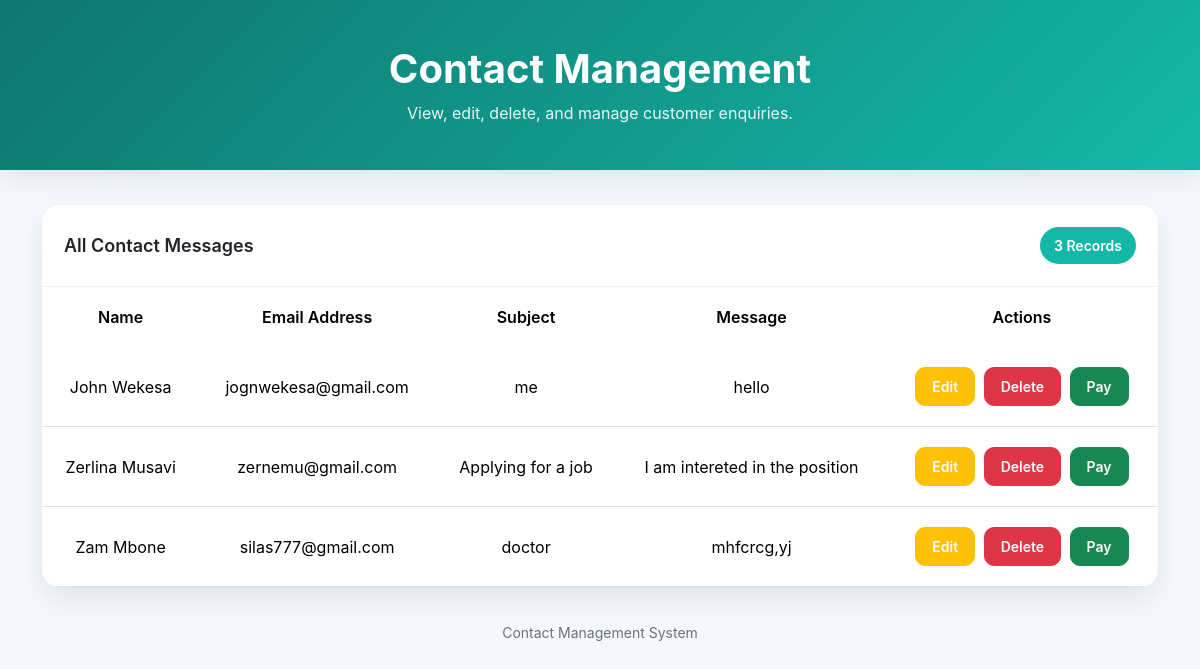
/show/, run on an earlier commit of the app's database.
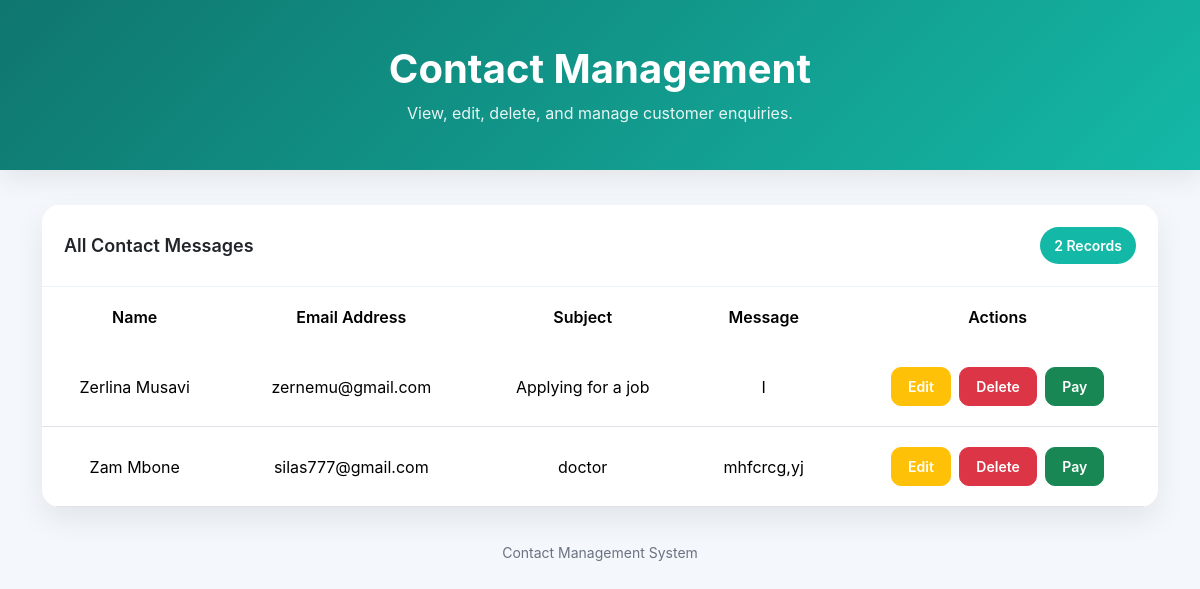
And on a later commit of the database.
### Genesisapp/models.py (models this page shows, shortened)
class Contact (models.Model):
 name =models.CharField(max_length=20)
 email=models.EmailField()
 subject=models.CharField(max_length=200)
 message=models.TextField()

### Genesisapp/views.py (the view)
# urls.py: path('show/', views.show, name = 'show'),
def show(request):
    all = Contact.objects.all()
    return render (request, 'show.html', {'all':all})

### templates/show.html (shortened to what this page needs)
{% load static %}
<!DOCTYPE html>
<html lang="en">
<head>
    <link rel="stylesheet" href="{% static 'assets/vendor/bootstrap/css/bootstrap.min.css' %}">
</head>
<body>
    <div class="header">
        <div class="container text-center">
            <h1>Contact Management</h1>
            <p>View, edit, delete, and manage customer enquiries.</p>
        </div>
    </div>
    <div class="container">
        <div class="card">
            <div class="card-header d-flex justify-content-between align-items-center">
                <span>All Contact Messages</span>
                <span class="badge-count">
                    {{ all|length }} Records
                </span>
            </div>
            <div class="table-responsive">
                <table class="table table-hover align-middle">
                    <thead>
                        <tr>
                            <th>Name</th>
                            <th>Email Address</th>
                            <th>Subject</th>
                            <th>Message</th>
                            <th>Actions</th>
                        </tr>
                    </thead>
                    <tbody>
                        {% for contact in all %}
                        <tr>
                            <td>{{ contact.name }}</td>
                            <td>{{ contact.email }}</td>
                            <td>{{ contact.subject }}</td>
                            <td>{{ contact.message }}</td>
                            <td>
                                <a href="/edit/{{ contact.id }}" class="btn btn-warning btn-sm">
                                    Edit
                                </a>
                                <a href="/delete/{{ contact.id }}" class="btn btn-danger btn-sm">
                                    Delete
                                </a>
                                <a href="{% url 'payment' %}" class="btn btn-success btn-sm">
                                    Pay
                                </a>
                            </td>
                        </tr>
                        {% empty %}
                        <tr>
                            <td colspan="5" class="text-center py-5 text-muted">
                                No contact records found.
                            </td>
                        </tr>
                        {% endfor %}
                    </tbody>
                </table>
            </div>
        </div>
    </div>
    <div class="footer">
        Contact Management System
    </div>
</body>
</html>

What changed in the data, as far as the page shows it:
removed Contact: name "John Wekesa", email "jognwekesa@gmail.com", subject "me", message "hello"
changed Contact "Zerlina Musavi": message "I am intereted in the position" → "I"
Also different on the page:
{{ all|length }}: "3" → "2"
